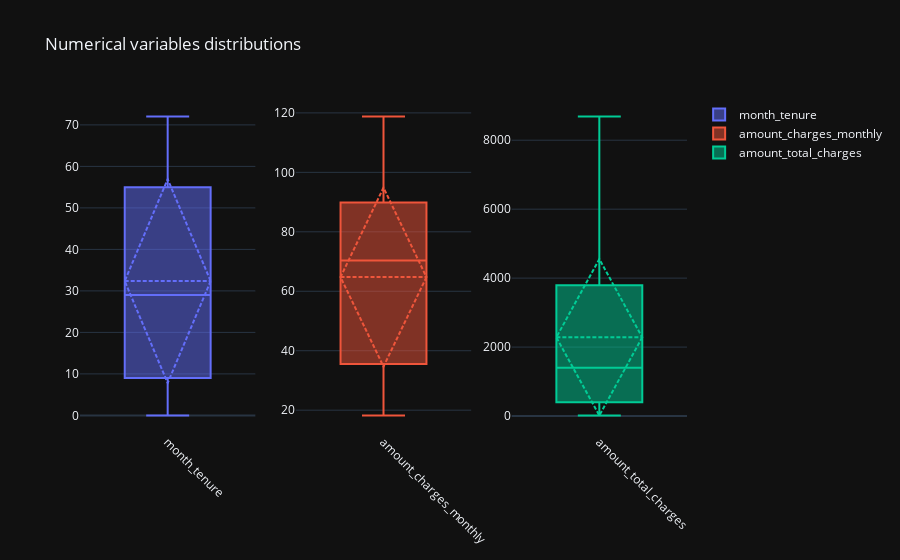

Notebook cell for this chart:
### Code cell
import plotly.graph_objects as go 
from plotly.subplots import make_subplots 

n_col = len(num_columns)
col_width = [1/n_col for i in range(n_col)]
col_spec = [{"type": "bar"} for i in range(n_col)]

fig = make_subplots(
    rows=1,
    cols=n_col,
    column_widths=col_width,
    specs=[col_spec]
)

for i in range(n_col):
    col = num_columns[i]
    fig.add_trace(go.Box(y=df[col], name=col, boxmean="sd"), row=1, col=i+1)

fig.update_layout(title="Numerical variables distributions", template="plotly_dark")
fig.update_xaxes(tickangle=45)
fig.show()

### Figure 1 — Plotly figure (JSON) as saved in the notebook; plotly's stock layout.template omitted (floating-point values rounded to 4 significant figures; data arrays with more than 128 entries replaced by an {"elided": "..."} marker saying what was removed)
{"data": [{"boxmean": "sd", "name": "month_tenure", "type": "box", "xaxis": "x", "y": {"elided": "7043 int values"}, "yaxis": "y"}, {"boxmean": "sd", "name": "amount_charges_monthly", "type": "box", "xaxis": "x2", "y": {"elided": "7043 float values"}, "yaxis": "y2"}, {"boxmean": "sd", "name": "amount_total_charges", "type": "box", "xaxis": "x3", "y": {"elided": "7043 float values"}, "yaxis": "y3"}], "layout": {"title": {"text": "Numerical variables distributions"}, "xaxis": {"anchor": "y", "domain": [0, 0.2889], "tickangle": 45}, "xaxis2": {"anchor": "y2", "domain": [0.3556, 0.6444], "tickangle": 45}, "xaxis3": {"anchor": "y3", "domain": [0.7111, 1.0], "tickangle": 45}, "yaxis": {"anchor": "x", "domain": [0, 1]}, "yaxis2": {"anchor": "x2", "domain": [0, 1]}, "yaxis3": {"anchor": "x3", "domain": [0, 1]}}}
